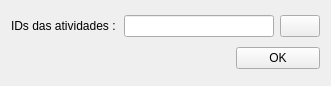
<?xml version="1.0" encoding="UTF-8"?>
<ui version="4.0">
 <class>Form</class>
 <widget class="QWidget" name="Form">
  <property name="geometry">
   <rect>
    <x>0</x>
    <y>0</y>
    <width>331</width>
    <height>86</height>
   </rect>
  </property>
  <property name="windowTitle">
   <string>Form</string>
  </property>
  <layout class="QGridLayout" name="gridLayout">
   <item row="0" column="0">
    <widget class="QLabel" name="label">
     <property name="text">
      <string>IDs das atividades :</string>
     </property>
    </widget>
   </item>
   <item row="0" column="1" colspan="2">
    <layout class="QHBoxLayout" name="horizontalLayout">
     <item>
      <widget class="QLineEdit" name="activity_id_le"/>
     </item>
     <item>
      <widget class="QPushButton" name="extract_field_btn">
       <property name="text">
        <string/>
       </property>
      </widget>
     </item>
    </layout>
   </item>
   <item row="1" column="0" colspan="2">
    <spacer name="horizontalSpacer">
     <property name="orientation">
      <enum>Qt::Horizontal</enum>
     </property>
     <property name="sizeHint" stdset="0">
      <size>
       <width>219</width>
       <height>20</height>
      </size>
     </property>
    </spacer>
   </item>
   <item row="1" column="2">
    <widget class="QPushButton" name="ok_btn">
     <property name="text">
      <string>OK</string>
     </property>
    </widget>
   </item>
  </layout>
 </widget>
 <resources/>
 <connections/>
</ui>
